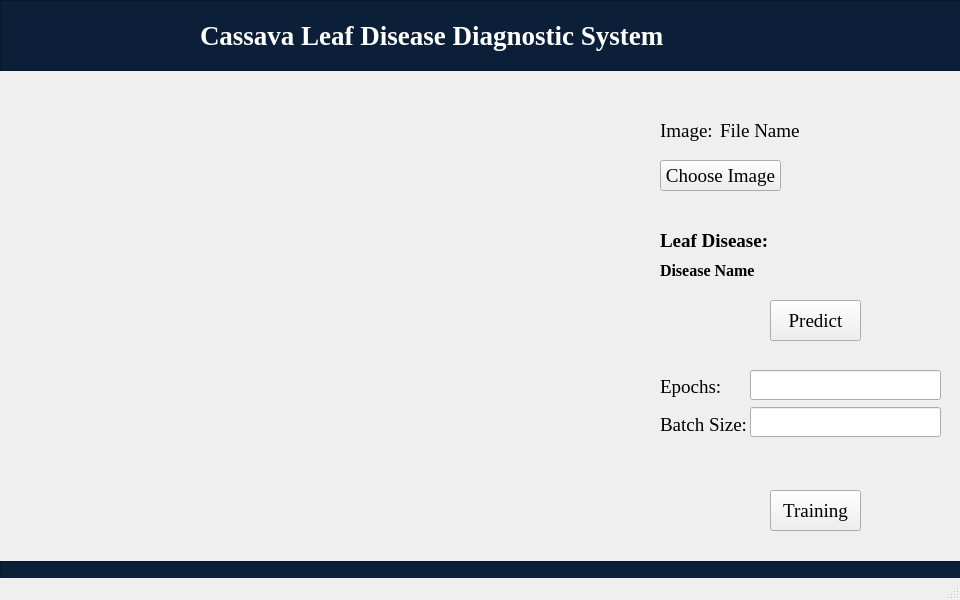
<?xml version="1.0" encoding="UTF-8"?>
<ui version="4.0">
 <class>MainWindow</class>
 <widget class="QMainWindow" name="MainWindow">
  <property name="geometry">
   <rect>
    <x>0</x>
    <y>0</y>
    <width>960</width>
    <height>600</height>
   </rect>
  </property>
  <property name="windowTitle">
   <string>Cassava Leaf Disease Diagnostic System </string>
  </property>
  <widget class="QWidget" name="centralwidget">
   <widget class="QLabel" name="lbImg">
    <property name="geometry">
     <rect>
      <x>10</x>
      <y>80</y>
      <width>640</width>
      <height>480</height>
     </rect>
    </property>
    <property name="text">
     <string/>
    </property>
    <property name="pixmap">
     <pixmap>IMG GUI/imgNone.png</pixmap>
    </property>
   </widget>
   <widget class="QFrame" name="frame">
    <property name="geometry">
     <rect>
      <x>0</x>
      <y>0</y>
      <width>961</width>
      <height>71</height>
     </rect>
    </property>
    <property name="styleSheet">
     <string notr="true">background-color:rgb(12,31,56)</string>
    </property>
    <property name="frameShape">
     <enum>QFrame::StyledPanel</enum>
    </property>
    <property name="frameShadow">
     <enum>QFrame::Raised</enum>
    </property>
    <widget class="QLabel" name="label_2">
     <property name="geometry">
      <rect>
       <x>200</x>
       <y>20</y>
       <width>481</width>
       <height>31</height>
      </rect>
     </property>
     <property name="font">
      <font>
       <family>Times New Roman</family>
       <pointsize>20</pointsize>
       <weight>75</weight>
       <bold>true</bold>
      </font>
     </property>
     <property name="styleSheet">
      <string notr="true">color:white
</string>
     </property>
     <property name="text">
      <string>Cassava Leaf Disease Diagnostic System </string>
     </property>
    </widget>
   </widget>
   <widget class="QFrame" name="frame_2">
    <property name="geometry">
     <rect>
      <x>0</x>
      <y>561</y>
      <width>961</width>
      <height>20</height>
     </rect>
    </property>
    <property name="styleSheet">
     <string notr="true">background-color:rgb(12,31,56)</string>
    </property>
    <property name="frameShape">
     <enum>QFrame::StyledPanel</enum>
    </property>
    <property name="frameShadow">
     <enum>QFrame::Raised</enum>
    </property>
   </widget>
   <widget class="QLabel" name="label_3">
    <property name="geometry">
     <rect>
      <x>660</x>
      <y>120</y>
      <width>51</width>
      <height>21</height>
     </rect>
    </property>
    <property name="font">
     <font>
      <family>Times New Roman</family>
      <pointsize>14</pointsize>
     </font>
    </property>
    <property name="text">
     <string>Image:</string>
    </property>
   </widget>
   <widget class="QLabel" name="lbFileName">
    <property name="geometry">
     <rect>
      <x>720</x>
      <y>120</y>
      <width>221</width>
      <height>21</height>
     </rect>
    </property>
    <property name="font">
     <font>
      <family>Times New Roman</family>
      <pointsize>14</pointsize>
     </font>
    </property>
    <property name="text">
     <string>File Name</string>
    </property>
   </widget>
   <widget class="QLabel" name="lbDiseaseName">
    <property name="geometry">
     <rect>
      <x>660</x>
      <y>260</y>
      <width>291</width>
      <height>21</height>
     </rect>
    </property>
    <property name="font">
     <font>
      <family>Times New Roman</family>
      <pointsize>12</pointsize>
      <weight>75</weight>
      <bold>true</bold>
     </font>
    </property>
    <property name="text">
     <string>Disease Name</string>
    </property>
   </widget>
   <widget class="QLabel" name="label_6">
    <property name="geometry">
     <rect>
      <x>660</x>
      <y>230</y>
      <width>121</width>
      <height>21</height>
     </rect>
    </property>
    <property name="font">
     <font>
      <family>Times New Roman</family>
      <pointsize>14</pointsize>
      <weight>75</weight>
      <bold>true</bold>
     </font>
    </property>
    <property name="text">
     <string>Leaf Disease:</string>
    </property>
   </widget>
   <widget class="QPushButton" name="btChooseImg">
    <property name="geometry">
     <rect>
      <x>660</x>
      <y>160</y>
      <width>121</width>
      <height>31</height>
     </rect>
    </property>
    <property name="font">
     <font>
      <family>Times New Roman</family>
      <pointsize>14</pointsize>
     </font>
    </property>
    <property name="text">
     <string>Choose Image</string>
    </property>
   </widget>
   <widget class="QPushButton" name="btTraining">
    <property name="geometry">
     <rect>
      <x>770</x>
      <y>490</y>
      <width>91</width>
      <height>41</height>
     </rect>
    </property>
    <property name="font">
     <font>
      <family>Times New Roman</family>
      <pointsize>14</pointsize>
     </font>
    </property>
    <property name="text">
     <string>Training</string>
    </property>
   </widget>
   <widget class="QPushButton" name="btPredict">
    <property name="geometry">
     <rect>
      <x>770</x>
      <y>300</y>
      <width>91</width>
      <height>41</height>
     </rect>
    </property>
    <property name="font">
     <font>
      <family>Times New Roman</family>
      <pointsize>14</pointsize>
     </font>
    </property>
    <property name="text">
     <string>Predict</string>
    </property>
   </widget>
   <widget class="QWidget" name="verticalLayoutWidget">
    <property name="geometry">
     <rect>
      <x>660</x>
      <y>370</y>
      <width>91</width>
      <height>71</height>
     </rect>
    </property>
    <layout class="QVBoxLayout" name="verticalLayout">
     <item>
      <widget class="QLabel" name="label_4">
       <property name="font">
        <font>
         <family>Times New Roman</family>
         <pointsize>14</pointsize>
        </font>
       </property>
       <property name="text">
        <string>Epochs:</string>
       </property>
      </widget>
     </item>
     <item>
      <widget class="QLabel" name="label_5">
       <property name="font">
        <font>
         <family>Times New Roman</family>
         <pointsize>14</pointsize>
        </font>
       </property>
       <property name="text">
        <string>Batch Size:</string>
       </property>
      </widget>
     </item>
    </layout>
   </widget>
   <widget class="QWidget" name="verticalLayoutWidget_2">
    <property name="geometry">
     <rect>
      <x>750</x>
      <y>369</y>
      <width>191</width>
      <height>71</height>
     </rect>
    </property>
    <layout class="QVBoxLayout" name="verticalLayout_2">
     <item>
      <widget class="QLineEdit" name="txtEpochs">
       <property name="font">
        <font>
         <family>Times New Roman</family>
         <pointsize>14</pointsize>
        </font>
       </property>
      </widget>
     </item>
     <item>
      <widget class="QLineEdit" name="txtBatchSize">
       <property name="font">
        <font>
         <family>Times New Roman</family>
         <pointsize>14</pointsize>
        </font>
       </property>
      </widget>
     </item>
    </layout>
   </widget>
  </widget>
  <widget class="QStatusBar" name="statusbar"/>
 </widget>
 <resources/>
 <connections/>
</ui>
